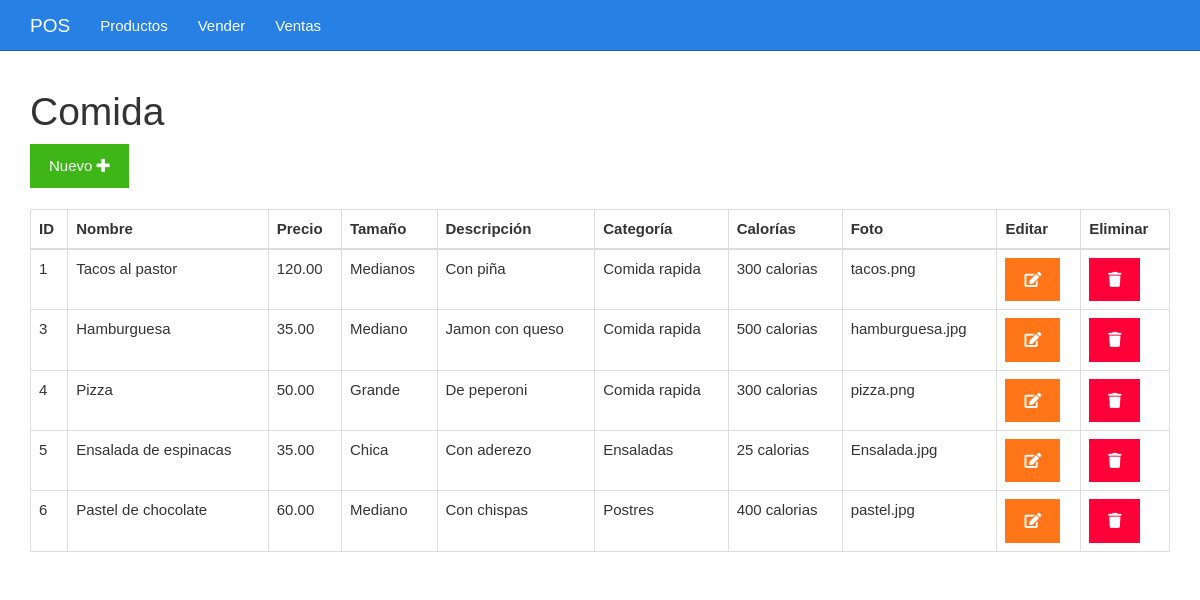
The app's page /listar.php with its own data.
### tables this page shows
CREATE TABLE `comida` (
  `id_comida` int(11) NOT NULL,
  `nombre` varchar(70) NOT NULL,
  `tamano` varchar(30) NOT NULL,
  `descripcion` varchar(120) NOT NULL,
  `categoria` varchar(50) NOT NULL,
  `calorias` varchar(80) NOT NULL,
  `precio` decimal(10,2) NOT NULL,
  `foto` varchar(500) NOT NULL
);

### listar.php (the view)
<?php include_once "encabezado.php" ?>
<?php
include_once "base_de_datos.php";
$sentencia = $base_de_datos->query("SELECT * FROM comida;");
$productos = $sentencia->fetchAll(PDO::FETCH_OBJ);
?>
	<div class="col-xs-12">
		<h1>Comida</h1>
		<div>
			<a class="btn btn-success" href="./formulario.php">Nuevo <i class="fa fa-plus"></i></a>
		</div>
		<br>
		<table class="table table-bordered">
			<thead>
				<tr>
					<th>ID</th>
					<th>Nombre</th>
					<th>Precio</th>
					<th>Tamaño</th>
					<th>Descripción</th>
					<th>Categoría</th>
					<th>Calorías</th>
					<th>Foto</th>
					<th>Editar</th>
					<th>Eliminar</th>
				</tr>
			</thead>
			<tbody>
				<?php foreach($productos as $producto){ ?>
				<tr>
					<td><?php echo $producto->id_comida ?></td>
					<td><?php echo $producto->nombre ?></td>
					<td><?php echo $producto->precio ?></td>
					<td><?php echo $producto->tamano ?></td>
					<td><?php echo $producto->descripcion ?></td>
					<td><?php echo $producto->categoria ?></td>
					<td><?php echo $producto->calorias ?></td>
					<td><?php echo $producto->foto ?></td>
					<td><a class="btn btn-warning" href="<?php echo "editar.php?id_comida=" . $producto->id_comida?>"><i class="fa fa-edit"></i></a></td>
					<td><a class="btn btn-danger" href="<?php echo "eliminar.php?id_comida=" . $producto->id_comida?>"><i class="fa fa-trash"></i></a></td>
				</tr>
				<?php } ?>
			</tbody>
		</table>
	</div>
<?php include_once "pie.php" ?>

### css/estilo.css (style rules this page uses)
body { padding-top: 70px; }

### records on screen
comida: id_comida "1", nombre "Tacos al pastor", precio "120.00", tamano "Medianos", descripcion "Con piña", categoria "Comida rapida", calorias "300 calorias", foto "tacos.png"
comida: id_comida "3", nombre "Hamburguesa", precio "35.00", tamano "Mediano", descripcion "Jamon con queso", categoria "Comida rapida", calorias "500 calorias", foto "hamburguesa.jpg"
comida: id_comida "4", nombre "Pizza", precio "50.00", tamano "Grande", descripcion "De peperoni", categoria "Comida rapida", calorias "300 calorias", foto "pizza.png"
comida: id_comida "5", nombre "Ensalada de espinacas", precio "35.00", tamano "Chica", descripcion "Con aderezo", categoria "Ensaladas", calorias "25 calorias", foto "Ensalada.jpg"
comida: id_comida "6", nombre "Pastel de chocolate", precio "60.00", tamano "Mediano", descripcion "Con chispas", categoria "Postres", calorias "400 calorias", foto "pastel.jpg"
